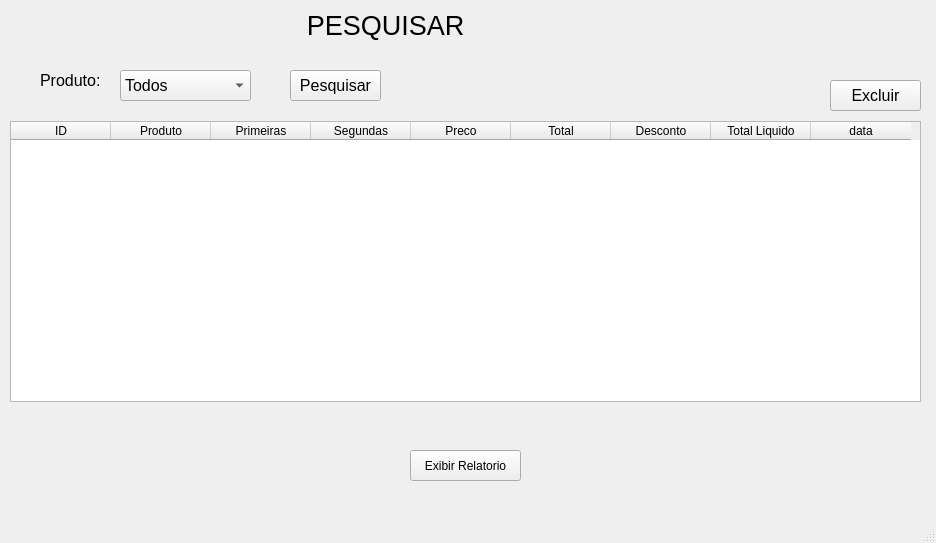
<?xml version="1.0" encoding="UTF-8"?>
<ui version="4.0">
 <class>Pesquisa</class>
 <widget class="QMainWindow" name="Pesquisa">
  <property name="enabled">
   <bool>true</bool>
  </property>
  <property name="geometry">
   <rect>
    <x>0</x>
    <y>0</y>
    <width>936</width>
    <height>543</height>
   </rect>
  </property>
  <property name="windowTitle">
   <string>MainWindow</string>
  </property>
  <widget class="QWidget" name="centralwidget">
   <widget class="QLabel" name="label">
    <property name="geometry">
     <rect>
      <x>40</x>
      <y>60</y>
      <width>71</width>
      <height>41</height>
     </rect>
    </property>
    <property name="font">
     <font>
      <pointsize>12</pointsize>
     </font>
    </property>
    <property name="text">
     <string>Produto: </string>
    </property>
   </widget>
   <widget class="QComboBox" name="cbProduto">
    <property name="geometry">
     <rect>
      <x>120</x>
      <y>70</y>
      <width>131</width>
      <height>31</height>
     </rect>
    </property>
    <property name="font">
     <font>
      <pointsize>12</pointsize>
     </font>
    </property>
    <item>
     <property name="text">
      <string>Todos</string>
     </property>
    </item>
    <item>
     <property name="text">
      <string>Tomate</string>
     </property>
    </item>
    <item>
     <property name="text">
      <string>Pimentao</string>
     </property>
    </item>
   </widget>
   <widget class="QPushButton" name="btnPesquisar">
    <property name="geometry">
     <rect>
      <x>290</x>
      <y>70</y>
      <width>91</width>
      <height>31</height>
     </rect>
    </property>
    <property name="font">
     <font>
      <pointsize>12</pointsize>
     </font>
    </property>
    <property name="text">
     <string>Pesquisar</string>
    </property>
   </widget>
   <widget class="QLabel" name="label_6">
    <property name="geometry">
     <rect>
      <x>0</x>
      <y>0</y>
      <width>771</width>
      <height>51</height>
     </rect>
    </property>
    <property name="font">
     <font>
      <pointsize>20</pointsize>
     </font>
    </property>
    <property name="layoutDirection">
     <enum>Qt::LeftToRight</enum>
    </property>
    <property name="text">
     <string>PESQUISAR</string>
    </property>
    <property name="alignment">
     <set>Qt::AlignCenter</set>
    </property>
   </widget>
   <widget class="QTableWidget" name="tabela">
    <property name="enabled">
     <bool>true</bool>
    </property>
    <property name="geometry">
     <rect>
      <x>10</x>
      <y>121</y>
      <width>911</width>
      <height>281</height>
     </rect>
    </property>
    <property name="editTriggers">
     <set>QAbstractItemView::NoEditTriggers</set>
    </property>
    <attribute name="horizontalHeaderShowSortIndicator" stdset="0">
     <bool>false</bool>
    </attribute>
    <column>
     <property name="text">
      <string>ID</string>
     </property>
    </column>
    <column>
     <property name="text">
      <string>Produto</string>
     </property>
    </column>
    <column>
     <property name="text">
      <string>Primeiras</string>
     </property>
    </column>
    <column>
     <property name="text">
      <string>Segundas</string>
     </property>
    </column>
    <column>
     <property name="text">
      <string>Preco</string>
     </property>
    </column>
    <column>
     <property name="text">
      <string>Total</string>
     </property>
    </column>
    <column>
     <property name="text">
      <string>Desconto</string>
     </property>
    </column>
    <column>
     <property name="text">
      <string>Total Liquido</string>
     </property>
    </column>
    <column>
     <property name="text">
      <string>data</string>
     </property>
    </column>
   </widget>
   <widget class="QPushButton" name="pushButton">
    <property name="geometry">
     <rect>
      <x>410</x>
      <y>450</y>
      <width>111</width>
      <height>31</height>
     </rect>
    </property>
    <property name="text">
     <string>Exibir Relatorio</string>
    </property>
   </widget>
   <widget class="QPushButton" name="btnExcluir">
    <property name="geometry">
     <rect>
      <x>830</x>
      <y>80</y>
      <width>91</width>
      <height>31</height>
     </rect>
    </property>
    <property name="font">
     <font>
      <pointsize>12</pointsize>
     </font>
    </property>
    <property name="text">
     <string>Excluir</string>
    </property>
   </widget>
  </widget>
  <widget class="QMenuBar" name="menubar">
   <property name="geometry">
    <rect>
     <x>0</x>
     <y>0</y>
     <width>936</width>
     <height>20</height>
    </rect>
   </property>
  </widget>
  <widget class="QStatusBar" name="statusbar"/>
 </widget>
 <resources/>
 <connections/>
</ui>
